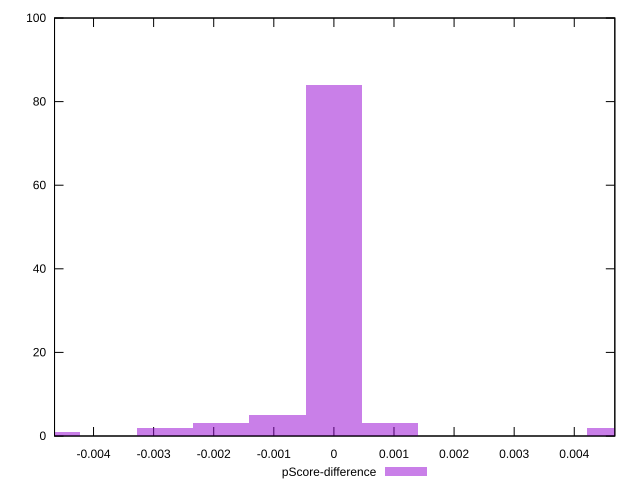

The script that saved this image:
reset

$pScoreDifference <<EOF
-0.0009376876461032619 5
0 84
0.0009376876461032619 3
0.00468843823051631 2
-0.0028130629383097856 2
-0.0018753752922065238 3
-0.00468843823051631 1
EOF

set key outside below
set boxwidth 0.0009376876461032619
set xrange [-0.004649166266123439:0.004674999713897621]
set yrange [0:100]
set trange [0:100]
set style fill transparent solid 0.5 noborder
set terminal svg size 640, 490 enhanced background rgb 'white'
set output "reports/report_00033_2021-03-01T14-23-16.841Z/uses-rel-preconnect/samples/astro/pScore-difference/histogram.svg"

plot $pScoreDifference title "pScore-difference" with boxes

reset
